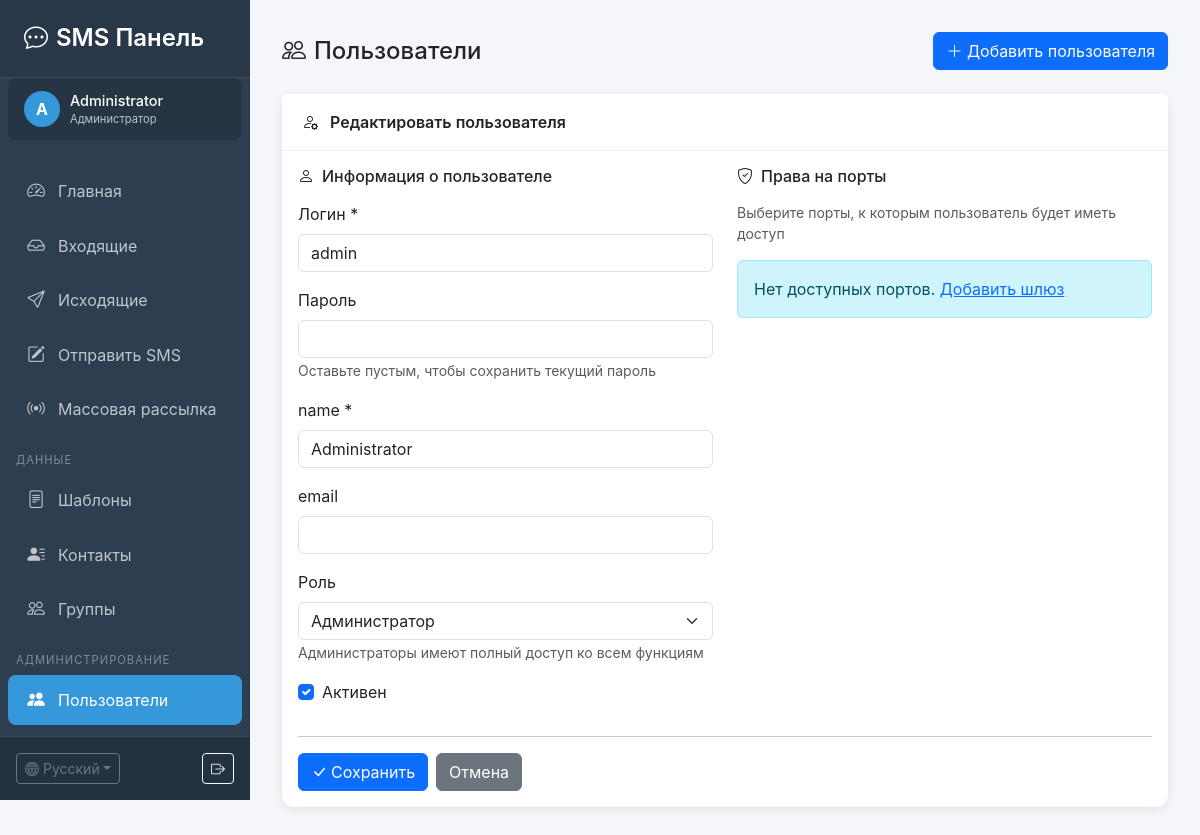
Screenshot of /users.php?action=edit&id=1 (signed in) with the database file from the repository.
### tables this page shows
CREATE TABLE `users` (
    `id` INT AUTO_INCREMENT PRIMARY KEY,
    `username` VARCHAR(50) NOT NULL UNIQUE COMMENT 'Логин',
    `password` VARCHAR(255) NOT NULL COMMENT 'Хеш пароля',
    `name` VARCHAR(100) NOT NULL COMMENT 'Имя пользователя',
    `email` VARCHAR(100) DEFAULT NULL COMMENT 'Email',
    `role` ENUM('admin', 'user') DEFAULT 'user' COMMENT 'Роль',
    `is_active` TINYINT(1) DEFAULT 1 COMMENT 'Активен',
    `last_login` DATETIME DEFAULT NULL COMMENT 'Последний вход',
    `created_at` TIMESTAMP DEFAULT CURRENT_TIMESTAMP,
    `updated_at` TIMESTAMP DEFAULT CURRENT_TIMESTAMP ON UPDATE CURRENT_TIMESTAMP,
    INDEX `idx_username` (`username`),
    INDEX `idx_role` (`role`),
    INDEX `idx_active` (`is_active`)
);

### includes/auth.php (called while the page is built, shortened)
<?php
require_once __DIR__ . '/database.php';
class Auth {
    private static $instance = null;
    private $db;
    private $user = null;
    private function __construct() {
        $this->db = Database::getInstance();
        $this->loadUser();
    }
    public static function getInstance() {
        if (self::$instance === null) {
            self::$instance = new self();
        }
        return self::$instance;
    }
    private function loadUser() {
        if (isset($_SESSION['user_id'])) {
            $this->user = $this->db->fetchOne(
                "SELECT * FROM users WHERE id = ? AND is_active = 1",
                [$_SESSION['user_id']]
            );
        }
    }
    public function isAdmin() {
        return $this->user && $this->user['role'] === 'admin';
    }
    public function getUser() {
        return $this->user;
    }
    public function getUserById($id) {
        return $this->db->fetchOne("SELECT * FROM users WHERE id = ?", [$id]);
    }
}

### includes/database.php (called while the page is built, shortened)
<?php
class Database {
    private static $instance = null;
    private $conn;
    private function __construct() {
        try {
            $this->conn = new PDO(
                "mysql:host=" . DB_HOST . ";dbname=" . DB_NAME . ";charset=utf8mb4",
                DB_USER,
                DB_PASS,
                [
                    PDO::ATTR_ERRMODE => PDO::ERRMODE_EXCEPTION,
                    PDO::ATTR_DEFAULT_FETCH_MODE => PDO::FETCH_ASSOC,
                    PDO::ATTR_EMULATE_PREPARES => false
                ]
            );
        } catch (PDOException $e) {
            try {
                $this->conn = new PDO(
                    "mysql:host=" . DB_HOST . ";charset=utf8mb4",
                    DB_USER,
                    DB_PASS
                );
                $this->conn->exec("CREATE DATABASE IF NOT EXISTS " . DB_NAME . " CHARACTER SET utf8mb4 COLLATE utf8mb4_unicode_ci");
                $this->conn->exec("USE " . DB_NAME);
                $this->conn->setAttribute(PDO::ATTR_ERRMODE, PDO::ERRMODE_EXCEPTION);
                $this->conn->setAttribute(PDO::ATTR_DEFAULT_FETCH_MODE, PDO::FETCH_ASSOC);
            } catch (PDOException $e2) {
                die("Database connection failed: " . $e2->getMessage());
            }
        }
    }
    public static function getInstance() {
        if (self::$instance === null) {
            self::$instance = new self();
        }
        return self::$instance;
    }
    public function query($sql, $params = []) {
        $stmt = $this->conn->prepare($sql);
        $stmt->execute($params);
        return $stmt;
    }
    public function fetchOne($sql, $params = []) {
        return $this->query($sql, $params)->fetch();
    }
}

### users.php (the view, shortened to what this page needs)
<?php
require_once __DIR__ . '/includes/auth.php';
require_once __DIR__ . '/includes/lang.php';
require_once __DIR__ . '/templates/layout.php';
$auth = Auth::getInstance();
$auth->requireAdmin();
$action = $_GET['action'] ?? 'list';
$portsByGateway = [];
$editUser = null;
if ($action === 'edit' && isset($_GET['id'])) {
    $editUser = $auth->getUserById((int)$_GET['id']);
}
renderHeader(__('users'), 'users');
?>
<div class="d-flex justify-content-between align-items-center mb-4">
    <h4 class="mb-0"><i class="bi bi-people me-2"></i><?= __('users') ?></h4>
    <a href="?action=add" class="btn btn-primary">
        <i class="bi bi-plus-lg"></i> <?= __('add_user') ?>
    </a>
</div>
<?php if ($action === 'add' || ($action === 'edit' && $editUser)): ?>
<div class="card">
    <div class="card-header">
        <i class="bi bi-person-<?= $editUser ? 'gear' : 'plus' ?> me-2"></i>
        <?= $editUser ? __('edit_user') : __('add_user') ?>
    </div>
    <div class="card-body">
        <form method="post">
            <div class="row">
                <div class="col-lg-6">
                    <h6 class="mb-3"><i class="bi bi-person me-2"></i><?= __('user_info') ?></h6>
                    <div class="mb-3">
                        <label class="form-label"><?= __('username') ?> *</label>
                        <input type="text" name="username" class="form-control"
                               value="<?= htmlspecialchars($editUser['username'] ?? '') ?>"
                               <?= $editUser ? 'readonly' : 'required' ?>>
                    </div>
                    <div class="mb-3">
                        <label class="form-label"><?= __('password') ?> <?= $editUser ? '' : '*' ?></label>
                        <input type="password" name="password" class="form-control" <?= $editUser ? '' : 'required' ?>>
                        <?php if ($editUser): ?>
                        <small class="text-muted"><?= __('leave_empty_password') ?></small>
                        <?php endif; ?>
                    </div>
                    <div class="mb-3">
                        <label class="form-label"><?= __('name') ?> *</label>
                        <input type="text" name="name" class="form-control"
                               value="<?= htmlspecialchars($editUser['name'] ?? '') ?>" required>
                    </div>
                    <div class="mb-3">
                        <label class="form-label"><?= __('email') ?></label>
                        <input type="email" name="email" class="form-control"
                               value="<?= htmlspecialchars($editUser['email'] ?? '') ?>">
                    </div>
                    <div class="mb-3">
                        <label class="form-label"><?= __('role') ?></label>
                        <select name="role" class="form-select">
                            <option value="admin" <?= ($editUser['role'] ?? '') === 'admin' ? 'selected' : '' ?>><?= __('role_admin') ?></option>
                        </select>
                        <small class="text-muted"><?= __('admin_full_access') ?></small>
                    </div>
                    <div class="form-check mb-3">
                        <input type="checkbox" name="is_active" class="form-check-input" value="1" id="isActive"
                               <?= ($editUser['is_active'] ?? 1) ? 'checked' : '' ?>>
                        <label class="form-check-label" for="isActive"><?= __('user_active') ?></label>
                    </div>
                </div>
                <div class="col-lg-6">
                    <h6 class="mb-3"><i class="bi bi-shield-check me-2"></i><?= __('port_permissions') ?></h6>
                    <p class="text-muted small"><?= __('select_ports_hint') ?></p>
                    <?php if (empty($portsByGateway)): ?>
                    <div class="alert alert-info">
                        <?= __('no_ports_available') ?>
                        <a href="gateways.php"><?= __('add_gateway') ?></a>
                    </div>
                    <?php endif; ?>
                </div>
            </div>
            <hr>
            <div class="d-flex gap-2">
                <button type="submit" class="btn btn-primary">
                    <i class="bi bi-check-lg me-1"></i><?= __('save') ?>
                </button>
                <a href="users.php" class="btn btn-secondary"><?= __('cancel') ?></a>
            </div>
        </form>
    </div>
</div>
<?php endif; ?>
<?php renderFooter(); ?>

### templates/layout.php (shortened to what this page needs)
<?php
require_once __DIR__ . '/../includes/database.php';
require_once __DIR__ . '/../includes/auth.php';
require_once __DIR__ . '/../includes/lang.php';
function renderHeader($title, $active = '') {
    $auth = Auth::getInstance();
    $auth->requireLogin();
    $user = $auth->getUser();
    $isAdmin = $auth->isAdmin();
?>
<!DOCTYPE html>
<html lang="<?= $GLOBALS['current_lang'] ?>">
<head>
    <link href="https://cdn.jsdelivr.net/npm/bootstrap@5.3.2/dist/css/bootstrap.min.css" rel="stylesheet">
    <link href="https://cdn.jsdelivr.net/npm/bootstrap-icons@1.11.1/font/bootstrap-icons.css" rel="stylesheet">
</head>
<body>
    <div class="sidebar">
        <div class="sidebar-header">
            <h4><i class="bi bi-chat-dots me-2"></i><?= __('app_name') ?></h4>
        </div>
        <div class="user-info">
            <div class="avatar"><?= strtoupper(substr($user['name'], 0, 1)) ?></div>
            <div>
                <div class="name"><?= htmlspecialchars($user['name']) ?></div>
                <div class="role"><?= $isAdmin ? __('role_admin') : __('role_user') ?></div>
            </div>
        </div>
        <nav class="sidebar-nav">
            <ul class="nav flex-column">
                <li class="nav-item">
                    <a href="index.php" class="nav-link <?= $active === 'dashboard' ? 'active' : '' ?>">
                        <i class="bi bi-speedometer2"></i> <?= __('nav_dashboard') ?>
                    </a>
                </li>
                <li class="nav-item">
                    <a href="inbox.php" class="nav-link <?= $active === 'inbox' ? 'active' : '' ?>">
                        <i class="bi bi-inbox"></i> <?= __('nav_inbox') ?>
                    </a>
                </li>
                <li class="nav-item">
                    <a href="outbox.php" class="nav-link <?= $active === 'outbox' ? 'active' : '' ?>">
                        <i class="bi bi-send"></i> <?= __('nav_outbox') ?>
                    </a>
                </li>
                <li class="nav-item">
                    <a href="send.php" class="nav-link <?= $active === 'send' ? 'active' : '' ?>">
                        <i class="bi bi-pencil-square"></i> <?= __('nav_send') ?>
                    </a>
                </li>
                <li class="nav-item">
                    <a href="bulk.php" class="nav-link <?= $active === 'bulk' ? 'active' : '' ?>">
                        <i class="bi bi-broadcast"></i> <?= __('bulk_sms') ?>
                    </a>
                </li>
                <li class="nav-section"><?= __('nav_data') ?></li>
                <li class="nav-item">
                    <a href="templates.php" class="nav-link <?= $active === 'templates' ? 'active' : '' ?>">
                        <i class="bi bi-file-text"></i> <?= __('nav_templates') ?>
                    </a>
                </li>
                <li class="nav-item">
                    <a href="contacts.php" class="nav-link <?= $active === 'contacts' ? 'active' : '' ?>">
                        <i class="bi bi-person-lines-fill"></i> <?= __('nav_contacts') ?>
                    </a>
                </li>
                <li class="nav-item">
                    <a href="groups.php" class="nav-link <?= $active === 'groups' ? 'active' : '' ?>">
                        <i class="bi bi-people"></i> <?= __('nav_groups') ?>
                    </a>
                </li>
                <?php if ($isAdmin): ?>
                <li class="nav-section"><?= __('nav_admin') ?></li>
                <li class="nav-item">
                    <a href="users.php" class="nav-link <?= $active === 'users' ? 'active' : '' ?>">
                        <i class="bi bi-people-fill"></i> <?= __('users') ?>
                    </a>
                </li>
                <li class="nav-item">
                    <a href="gateways.php" class="nav-link <?= $active === 'gateways' ? 'active' : '' ?>">
                    </a>
                </li>
                <?php endif; ?>
            </ul>
        </nav>
        <div class="sidebar-footer">
            <div class="d-flex justify-content-between align-items-center">
                <?= getLanguageSwitcher() ?>
                <a href="logout.php" class="btn btn-sm btn-outline-light" title="<?= __('logout') ?>">
                    <i class="bi bi-box-arrow-right"></i>
                </a>
            </div>
        </div>
    </div>
    <div class="main-content">
<?php
}
function renderFooter() {
?>
    </div>
</body>
</html>
<?php
}

### templates/layout.php (style rules this page uses)
:root { --sidebar-width: 250px; --primary-color: #2c3e50; --accent-color: #3498db; }
body { font-family: -apple-system, BlinkMacSystemFont, 'Segoe UI', Roboto, 'Helvetica Neue', Arial, sans-serif; background: #f5f6fa; }
.sidebar { position: fixed; top: 0; left: 0; width: var(--sidebar-width); height: 100vh; background: var(--primary-color); color: #fff; z-index: 1000; display: flex; flex-direction: column; }
.sidebar-header { padding: 1.5rem; background: rgba(0,0,0,0.1); border-bottom: 1px solid rgba(255,255,255,0.1); flex-shrink: 0; }
.sidebar-header h4 { margin: 0; font-weight: 600; }
.sidebar-nav { padding: 1rem 0; flex: 1; overflow-y: auto; }
.nav-section { padding: 0.5rem 1rem 0.25rem; font-size: 0.7rem; text-transform: uppercase; letter-spacing: 1px; color: rgba(255,255,255,0.4); margin-top: 0.5rem; }
.nav-item { margin: 2px 8px; }
.nav-link { color: rgba(255,255,255,0.7); padding: 0.75rem 1rem; border-radius: 8px; display: flex; align-items: center; transition: all 0.2s; }
.nav-link.active { color: #fff; background: var(--accent-color); }
.nav-link i { margin-right: 10px; font-size: 1.1rem; width: 24px; text-align: center; }
.main-content { margin-left: var(--sidebar-width); padding: 2rem; min-height: 100vh; }
.card { border: none; box-shadow: 0 2px 12px rgba(0,0,0,0.08); border-radius: 12px; }
.card-header { background: #fff; border-bottom: 1px solid #eee; font-weight: 600; padding: 1rem 1.25rem; }
.sidebar-footer { padding: 1rem; background: rgba(0,0,0,0.2); border-top: 1px solid rgba(255,255,255,0.1); flex-shrink: 0; }
.user-info { display: flex; align-items: center; padding: 0.75rem 1rem; background: rgba(0,0,0,0.15); border-radius: 8px; margin: 0 8px 8px; }
.user-info .avatar { width: 36px; height: 36px; background: var(--accent-color); border-radius: 50%; display: flex; align-items: center; justify-content: center; margin-right: 10px; font-weight: bold; }
.user-info .name { flex: 1; font-weight: 500; font-size: 0.9rem; }
.user-info .role { font-size: 0.7rem; opacity: 0.7; }

### rows the page displays
users: name "A", name "Administrator", username "admin", role "Администратор", is_active "☑"

### other values shown
__('app_name') "SMS Панель"
__('role_admin') "Администратор"
__('nav_dashboard') "Главная"
__('nav_inbox') "Входящие"
__('nav_outbox') "Исходящие"
__('nav_send') "Отправить SMS"
__('bulk_sms') "Массовая рассылка"
__('nav_data') "ДАННЫЕ"
__('nav_templates') "Шаблоны"
__('nav_contacts') "Контакты"
__('nav_groups') "Группы"
__('nav_admin') "АДМИНИСТРИРОВАНИЕ"
__('users') "Пользователи"
$GLOBALS['available_languages'][$current] "Русский"
__('add_user') "Добавить пользователя"
